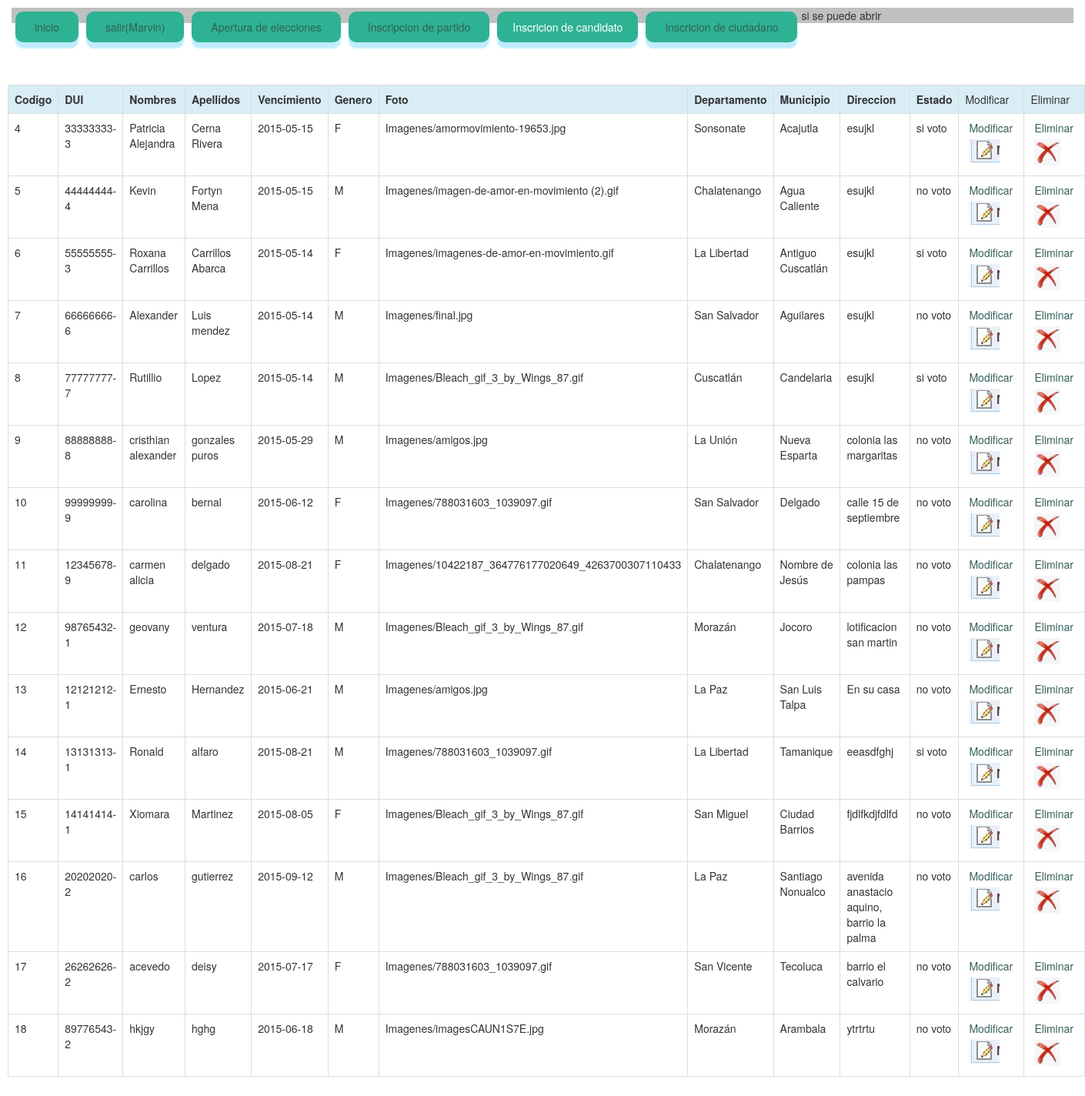
Page /manejadorInscripcionCiu.php?accion=con (signed in) on the committed database.
### tables this page shows
CREATE TABLE IF NOT EXISTS `ciudadano` (
`id_ciudadano` int(11) NOT NULL,
  `dui` varchar(10) NOT NULL,
  `nombres` varchar(30) NOT NULL,
  `apellidos` varchar(30) NOT NULL,
  `fecha_vencimiento` date NOT NULL,
  `genero` varchar(2) NOT NULL,
  `foto` varchar(50) NOT NULL,
  `id_departamento` varchar(11) NOT NULL,
  `id_municipios` varchar(11) NOT NULL,
  `direccion` varchar(150) NOT NULL,
  `estadodeVoto` varchar(20) NOT NULL
);

### Clases/Coneccion.php (the view, shortened to what this page needs)
<?php
 function consultaD($coneccion,$sql,$modo=2,$presentacion=FALSE){
	$ejecutor= $coneccion;
	$manejador = trim($sql) ;
	$devolucion = "" ;
	try {$datos = $ejecutor->query($manejador);
		$datos-> setFetchMode($modo) ;
		if ($presentacion==TRUE){
			$devolucion.= "<table border=1>";
			foreach ($datos->fetchAll() as $registros){
				$devolucion.="<tr>";
				foreach ($registros as $valor){
					$devolucion.="<td>".$valor."</td>";
				}
				$devolucion.= "</tr>";
			}
			$devolucion.="</table>";
				}else{
					$contenedor = $datos->fetchAll();
					$devolucion= $contenedor;
				}
	}catch (Exception $exc ) {
		return "No se pudieron consultar los datos<br />".$exc->getMessage();
	}
	return $devolucion;
}
function imprimetabla2($objeto,$form,$estilo="table",$editar=0){
	if ($objeto != NULL) {
		if (is_array($objeto)) {
			$tabla = "<table class=\"$estilo\">";
			$tabla .="<tr class='info'>";
			foreach (array_keys($objeto[0]) as $value) {
				$tabla .= "<th>";
				$tabla .= $value;
				$tabla .= "</th>";
			}
			if ($editar != "0") {
				$tabla .= "<td>Modificar </td><td>Eliminar</td>";
			}
			$tabla .= "</tr><tr>";
			foreach ($objeto as $datos) {
				foreach ($datos as $registro ) {
					$tabla .= "<td>";
					$tabla .= utf8_encode($registro);
					$tabla .= "</td>";
				}
				if ($editar != "0") {
					$tabla .= "<td><a href=".$form."Buscar.php?id=".$datos['Codigo'].">Modificar</a><img src='modificar.jpg'></dt>";
					$tabla .= "<td><a href=".$form."Borrar.php?id=".$datos['Codigo'].">Eliminar</a><img src='eliminar.jpg'></td>";
				}
				$tabla .= "</tr>";
			}
		 $tabla .= "</table>";
		} else {
			$tabla = "no hay regisrto que mostrar";
		}
	} else {
		$tabla = "Debe pasarse un arreglo como parametro";
	}
	return $tabla;
}
?>

### manejadorinscripcionCiu.php (shortened to what this page needs)
 <?php
 if (isset($_SESSION["nombre"])) {
 	?>
<?php  include "Coneccion.php"; ?>
<!DOCTYPE html>
<html>
<head>
	<link rel="stylesheet"  href="./libs/bootstrap/css/bootstrap.css">
	<link rel="stylesheet"  href="./libs/jquery-ui/css/smoothness/jquery-ui-1.10.4.custom.min.css">
	<link rel="stylesheet" type="text/css" href="css/prototipo1.css">
</head>
<body>
<section>
<ul Class="juan">
 <li><a href="hhh.php">inicio</a></li>
 <li><a href="Index.php?cerrar=session"> salir(<?php echo $_SESSION["nombre"];?>)</a></li>
<?php
		$consulta= mysql_query("SELECT * FROM tipo_de_eleccion WHERE tipo_eleccion1= 1 or tipo_eleccion1=2 or tipo_eleccion1=3  ",$Coneccion);
@$array_consulta = mysql_fetch_array($consulta);
$fecha=$array_consulta["fecha"];
if ($fecha<date("Y") ) {
echo "si se puede abrir";
echo "<li><a href='Tipo de eleccion t.php'> Apertura de elecciones</a>
";
}else{
	echo "";
}
?>		<li><a href="Formulario Inscripcion Partido.php">Inscripcion de partido</a>
</li>
		<li>Inscricion de candidato
		</li>
		<li><a href="Formulario Registro de votante .php">Inscricion  de ciudadano</a>
		</li>
	</ul>
	<br>
</section>
<br>
<br>
<?php
include './Clases/Coneccion.php';
$accion=$_REQUEST['accion'];
switch ($accion) {
	case 'con':
	$sql = 'SELECT C.id_ciudadano AS Codigo,C.dui AS DUI,C.nombres AS Nombres ,C.apellidos AS Apellidos ,C.fecha_vencimiento AS Vencimiento,C.genero AS Genero ,C.foto AS Foto ,D.departamento AS Departamento ,M.municipios AS Municipio,C.direccion AS Direccion,C.estadodeVoto AS Estado FROM ciudadano C INNER JOIN departamentos D INNER JOIN municipios M   ON D.codigo_departamento= C.id_departamento AND M.codigo_municipio= C.id_municipios';
		$datoss= consultaD($con,$sql);
		print imprimetabla2($datoss,"ciudadano","table table-bordered",1);
		break;
}
?>
 	<?php
}else{
	echo "<script type=\"text/javascript\">alert(\"Tu session ha sido cerrada inicia nuevamente\");window.location.assign('Index.php');</script>";
}
  ?>

### css/prototipo1.css (style rules this page uses)
img { padding-top:0px; }
* { padding:0px; margin:5px; }
ul , ol { list-style:none; }
a { Text-Decoration:none; color:rgb(51, 96, 89); }
.juan li { Background-Color:rgb(46, 178, 148); Color:White; Text-Decoration:none; Padding:10px 20px; Display:block; -moz-border-radius: 10px ; -webkit-border-radius: 10px; border-radius: 10px; moz-box-shadow: 0 8px 2px pink; -webkit-box-shadow: 0 8px pink; box-shadow: 0 8px 2px rgb(192, 236, 255); }
.juan,li:hover { background-color:silver; }
.juan > li { float:left; }

### rows in the picture
ciudadano: value "4", value "33333333-3", value "Patricia Alejandra", value "Cerna Rivera", value "2015-05-15", value "F", value "Imagenes/amormovimiento-19653.jpg", value "Sonsonate", value "Acajutla", value "esujkl", value "si voto"
ciudadano: value "5", value "44444444-4", value "Kevin", value "Fortyn Mena", value "2015-05-15", value "M", value "Imagenes/imagen-de-amor-en-movimiento (2).gif", value "Chalatenango", value "Agua Caliente", value "esujkl", value "no voto"
ciudadano: value "6", value "55555555-3", value "Roxana Carrillos", value "Carrillos Abarca", value "2015-05-14", value "F", value "Imagenes/imagenes-de-amor-en-movimiento.gif", value "La Libertad", value "Antiguo Cuscatlán", value "esujkl", value "si voto"
ciudadano: value "7", value "66666666-6", value "Alexander", value "Luis mendez", value "2015-05-14", value "M", value "Imagenes/final.jpg", value "San Salvador", value "Aguilares", value "esujkl", value "no voto"
ciudadano: value "8", value "77777777-7", value "Rutillio", value "Lopez", value "2015-05-14", value "M", value "Imagenes/Bleach_gif_3_by_Wings_87.gif", value "Cuscatlán", value "Candelaria", value "esujkl", value "si voto"
ciudadano: value "9", value "88888888-8", value "cristhian alexander", value "gonzales puros", value "2015-05-29", value "M", value "Imagenes/amigos.jpg", value "La Unión", value "Nueva Esparta", value "colonia las margaritas", value "no voto"
ciudadano: value "10", value "99999999-9", value "carolina", value "bernal", value "2015-06-12", value "F", value "Imagenes/788031603_1039097.gif", value "San Salvador", value "Delgado", value "calle 15 de septiembre", value "no voto"
ciudadano: value "11", value "12345678-9", value "carmen alicia", value "delgado", value "2015-08-21", value "F", value "Imagenes/10422187_364776177020649_4263700307110433", value "Chalatenango", value "Nombre de Jesús", value "colonia las pampas", value "no voto"
ciudadano: value "12", value "98765432-1", value "geovany", value "ventura", value "2015-07-18", value "M", value "Imagenes/Bleach_gif_3_by_Wings_87.gif", value "Morazán", value "Jocoro", value "lotificacion san martin", value "no voto"
ciudadano: value "13", value "12121212-1", value "Ernesto", value "Hernandez", value "2015-06-21", value "M", value "Imagenes/amigos.jpg", value "La Paz", value "San Luis Talpa", value "En su casa", value "no voto"
ciudadano: value "14", value "13131313-1", value "Ronald", value "alfaro", value "2015-08-21", value "M", value "Imagenes/788031603_1039097.gif", value "La Libertad", value "Tamanique", value "eeasdfghj", value "si voto"
ciudadano: value "15", value "14141414-1", value "Xiomara", value "Martinez", value "2015-08-05", value "F", value "Imagenes/Bleach_gif_3_by_Wings_87.gif", value "San Miguel", value "Ciudad Barrios", value "fjdlfkdjfdlfd", value "no voto"
ciudadano: value "16", value "20202020-2", value "carlos", value "gutierrez", value "2015-09-12", value "M", value "Imagenes/Bleach_gif_3_by_Wings_87.gif", value "La Paz", value "Santiago Nonualco", value "avenida anastacio aquino, barrio la palma", value "no voto"
ciudadano: value "17", value "26262626-2", value "acevedo", value "deisy", value "2015-07-17", value "F", value "Imagenes/788031603_1039097.gif", value "San Vicente", value "Tecoluca", value "barrio el calvario", value "no voto"
ciudadano: value "18", value "89776543-2", value "hkjgy", value "hghg", value "2015-06-18", value "M", value "Imagenes/imagesCAUN1S7E.jpg", value "Morazán", value "Arambala", value "ytrtrtu", value "no voto"

### other values in the picture
$_SESSION["nombre"] "Marvin"
